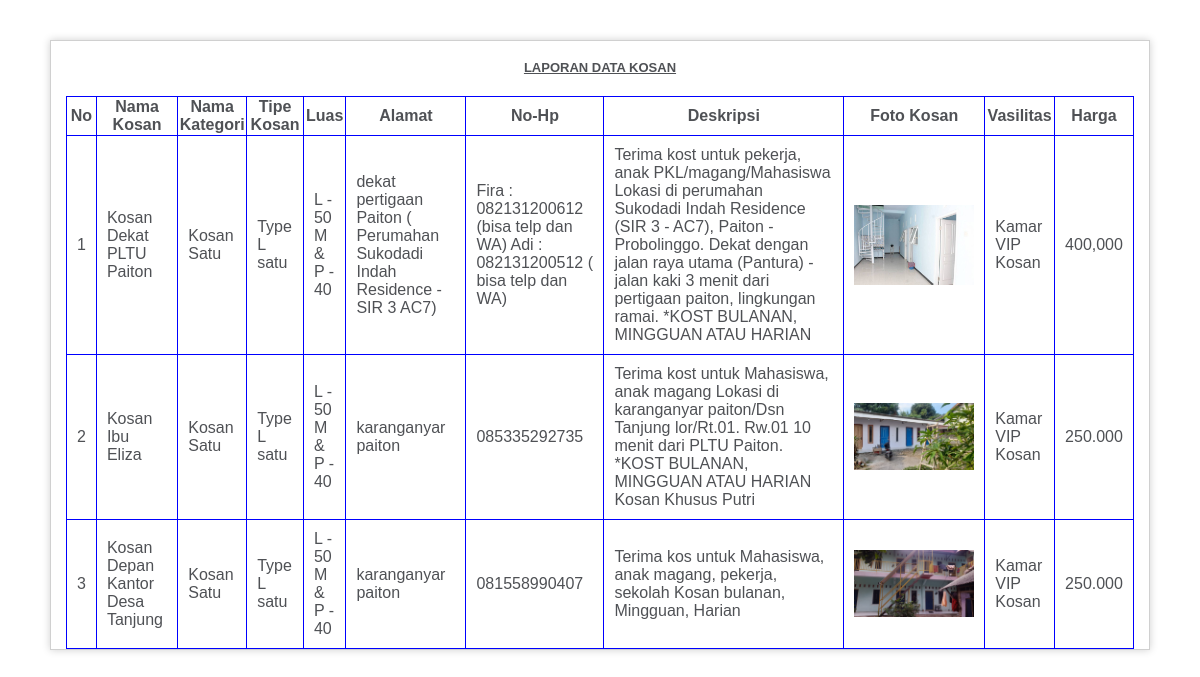
The page /LP_kosan/ on the database its author committed.
### Aplikasi_Web_Perumahan2022/models.py (models this page shows, shortened)
class Model_kosan(models.Model):
	nama_kosan	= models.CharField(max_length = 1200)
	nama_kategori	= models.CharField(max_length = 1200)
	tipe_kosan	=models.CharField(max_length = 1200)
	luas	=models.CharField(max_length = 25)
	alamat	= models.CharField(max_length = 1200)
	nohp	= models.CharField(max_length = 1200)
	deskripsi	= models.CharField(max_length = 1200)
	foto_kosan	=models.ImageField(upload_to ='Berkas/', null=True)
	vasilitas	= models.CharField(max_length = 1200)
	harga	= models.CharField(max_length = 1200)
	published = models.DateTimeField(auto_now_add = True)
	updated = models.DateTimeField(auto_now = True)

### Aplikasi_Web_Perumahan2022/views.py (the view)
# urls.py: url(r'^LP_kosan/$',LP_kosan, name="LP_kosan"),
def LP_kosan(request):
	tampil = Model_kosan.objects.all()
	context = {
	'tampil': tampil,
	}
	return render(request, 'Master_data/laporan/lp_kosan.html',  context)

### Aplikasi_Web_Perumahan2022/templates/Master_data/laporan/lp_kosan.html (shortened to what this page needs)
<html>
<head>
  <link href="/static/js_print/styles.css" rel="stylesheet" type="text/css" />
</head>
<body>
<div id="container">
<div id="body">
<div align="center">
<h4><strong><u>LAPORAN DATA KOSAN</u></strong></h4>
</div>
<table id="example1" class="table table-bordered table-striped">
                      <thead>
                        <tr>
                          <th>No</th>
                          <th>Nama Kosan</th>
                          <th>Nama Kategori</th>
                          <th>Tipe Kosan</th>
                          <th>Luas</th>
                          <th>Alamat</th>
                          <th>No-Hp</th>
                          <th>Deskripsi</th>
                          <th>Foto Kosan</th>
                          <th>Vasilitas</th>
                          <th>Harga</th>
                        </tr>
                      </thead>
                      <tbody>
                        {% for tampil in tampil %}
                        <tr>
                          <td>{{forloop.counter}}</td>
                          <td>{{tampil.nama_kosan}}</td>
                          <td>{{tampil.nama_kategori}}</td>
                          <td>{{tampil.tipe_kosan}}</td>
                          <td>{{tampil.luas}}</td>
                          <td>{{tampil.alamat}}</td>
                          <td>{{tampil.nohp}}</td>
                          <td>{{tampil.deskripsi}}</td>
                          <td><img src="{{tampil.foto_kosan.url}}" style="width:120px"></td>
                          <td>{{tampil.vasilitas}}</td>
                          <td>{{tampil.harga}}</td>
                        </tr>
                        {% endfor %}
                      </tbody>
                    </table>
                  </div>
                </div>
</body>
</html>

### Aplikasi_Web_Perumahan2022/static/js_print/styles.css (style rules this page uses)
body { background-color: #fff; margin: 40px; font: 13px/20px normal Helvetica, Arial, sans-serif; color: #4F5155; }
#body { margin: 0 15px 0 15px; }
#container { margin: 10px; border: 1px solid #D0D0D0; box-shadow: 0 0 8px #D0D0D0; }

### Aplikasi_Web_Perumahan2022/templates/Master_data/laporan/lp_kosan.html (style rules this page uses)
table { border-collapse: collapse; width: 100%; }
table, th, td { border: 1px solid blue; }
td { padding: 10px; text-align: left; }

### rows shown on the page
Model_kosan: nama_kosan "Kosan Dekat PLTU Paiton", nama_kategori "Kosan Satu", tipe_kosan "Type L satu", luas "L - 50 M & P - 40", alamat "dekat pertigaan Paiton ( Perumahan Sukodadi Indah Residence - SIR 3 AC7)", nohp "Fira : 082131200612 (bisa telp dan WA) Adi : 082131200512 ( bisa telp dan WA)", deskripsi "Terima kost untuk pekerja, anak PKL/magang/Mahasiswa Lokasi di perumahan Sukodadi Indah Residence (SIR 3 - AC7), Paiton - Probolinggo. Dekat dengan jalan raya utama (Pantura) - jalan kaki 3 menit dari pertigaan paiton, lingkungan ramai. *KOST BULANAN, MINGGUAN ATAU HARIAN", foto_kosan (picture), vasilitas "Kamar VIP Kosan", harga "400,000"
Model_kosan: nama_kosan "Kosan Ibu Eliza", nama_kategori "Kosan Satu", tipe_kosan "Type L satu", luas "L - 50 M & P - 40", alamat "karanganyar paiton", nohp "085335292735", deskripsi "Terima kost untuk Mahasiswa, anak magang Lokasi di karanganyar paiton/Dsn Tanjung lor/Rt.01. Rw.01 10 menit dari PLTU Paiton. *KOST BULANAN, MINGGUAN ATAU HARIAN Kosan Khusus Putri", foto_kosan (picture), vasilitas "Kamar VIP Kosan", harga "250.000"
Model_kosan: nama_kosan "Kosan Depan Kantor Desa Tanjung", nama_kategori "Kosan Satu", tipe_kosan "Type L satu", luas "L - 50 M & P - 40", alamat "karanganyar paiton", nohp "081558990407", deskripsi "Terima kos untuk Mahasiswa, anak magang, pekerja, sekolah Kosan bulanan, Mingguan, Harian", foto_kosan (picture), vasilitas "Kamar VIP Kosan", harga "250.000"
